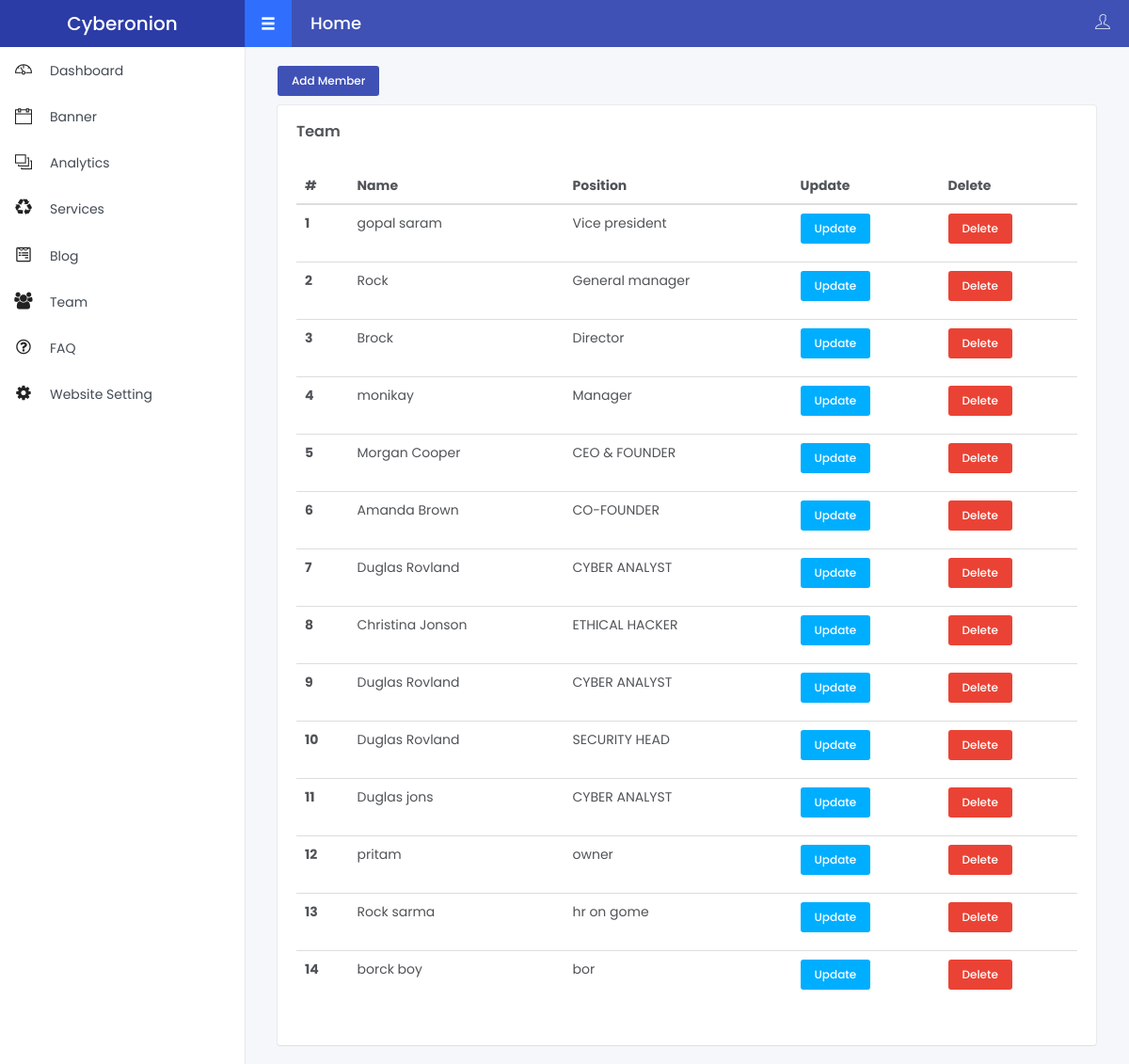
Page /admin/team.php (signed in) on the committed database.
### tables this page shows
CREATE TABLE `team` (
  `t_id` int(9) NOT NULL,
  `t_name` varchar(50) NOT NULL,
  `t_position` varchar(50) NOT NULL,
  `t_img` text NOT NULL,
  `t_testimonial` varchar(300) DEFAULT NULL
);

### admin/team.php (the view)
<?php
include("./include/config.php");
if (!isset($_SESSION['a_user'])) {
    header("Location: {$homename}/index.php");
} else {
    include("./include/sidebar.php");
    ?>
    <div class="col-xs-12">
        <a href="team-add.php" class="btn waves-effect waves-light btn-primary btn-xs margin-bottom-10">Add Member</a>
        <div class="box-content">
            <h4 class="box-title">Team</h4>
            <div class="table-responsive">
                <table class="table ">
                    <thead>
                        <tr>
                            <th>#</th>
                            <th>Name</th>
                            <th>Position</th>
                            <th>Update</th>
                            <th>Delete</th>
                        </tr>
                    </thead>
                    <tbody>
                        <?php
                        $i = 0;
                        $sql = "SELECT * FROM `team` ";
                        $sql_res = mysqli_query($conn, $sql);
                        while ($row = mysqli_fetch_assoc($sql_res)) {
                            ?>
                            <tr>
                                <th scope="row">
                                    <?php echo $i = $i + 1 ?>
                                </th>
                                <td>
                                    <?php echo $row['t_name'] ?>
                                </td>
                                <td>
                                    <?php echo $row['t_position'] ?>
                                </td>
                                <td> <a href="team-update.php?tid=<?php echo $row['t_id']; ?>"
                                        class="btn waves-effect waves-light btn-info btn-xs margin-bottom-10">Update</a></td>
                                <td><a href="team-delete.php?tid=<?php echo $row['t_id']; ?>"
                                        class="btn waves-effect waves-light btn-danger btn-xs margin-bottom-10">Delete</a></td>
                            </tr>
                            <?php
                        }
                        ?>
                    </tbody>
                </table>
            </div>
        </div>
    </div>
    <?php
}
include("./include/footer.php");
?>

### rows in the picture
team: t_name "gopal saram", t_position "Vice president"
team: i "2", t_name "Rock", t_position "General manager"
team: i "3", t_name "Brock", t_position "Director"
team: i "4", t_name "monikay", t_position "Manager"
team: i "5", t_name "Morgan Cooper", t_position "CEO & FOUNDER"
team: i "6", t_name "Amanda Brown", t_position "CO-FOUNDER"
team: i "7", t_name "Duglas Rovland", t_position "CYBER ANALYST"
team: i "8", t_name "Christina Jonson", t_position "ETHICAL HACKER"
team: i "9", t_name "Duglas Rovland", t_position "CYBER ANALYST"
team: i "10", t_name "Duglas Rovland", t_position "SECURITY HEAD"
team: i "11", t_name "Duglas jons", t_position "CYBER ANALYST"
team: i "12", t_name "pritam", t_position "owner"
team: i "13", t_name "Rock sarma", t_position "hr on gome"
team: i "14", t_name "borck boy", t_position "bor"
